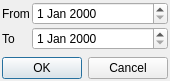
<?xml version="1.0" encoding="UTF-8"?>
<ui version="4.0">
 <class>DlgDateRangeFilter</class>
 <widget class="QDialog" name="DlgDateRangeFilter">
  <property name="geometry">
   <rect>
    <x>0</x>
    <y>0</y>
    <width>170</width>
    <height>81</height>
   </rect>
  </property>
  <property name="windowTitle">
   <string>Date Range Filter</string>
  </property>
  <property name="windowIcon">
   <iconset resource="resources.qrc">
    <normaloff>:/img/calendar</normaloff>:/img/calendar</iconset>
  </property>
  <layout class="QVBoxLayout" name="verticalLayout">
   <property name="spacing">
    <number>2</number>
   </property>
   <property name="leftMargin">
    <number>2</number>
   </property>
   <property name="topMargin">
    <number>2</number>
   </property>
   <property name="rightMargin">
    <number>2</number>
   </property>
   <property name="bottomMargin">
    <number>2</number>
   </property>
   <item>
    <layout class="QFormLayout" name="formLayout">
     <property name="horizontalSpacing">
      <number>2</number>
     </property>
     <property name="verticalSpacing">
      <number>2</number>
     </property>
     <item row="0" column="0">
      <widget class="QLabel" name="label">
       <property name="text">
        <string>From</string>
       </property>
      </widget>
     </item>
     <item row="0" column="1">
      <widget class="QDateEdit" name="dateFrom"/>
     </item>
     <item row="1" column="0">
      <widget class="QLabel" name="label_2">
       <property name="text">
        <string>To</string>
       </property>
      </widget>
     </item>
     <item row="1" column="1">
      <widget class="QDateEdit" name="dateTo"/>
     </item>
    </layout>
   </item>
   <item>
    <widget class="QDialogButtonBox" name="buttonBox">
     <property name="orientation">
      <enum>Qt::Horizontal</enum>
     </property>
     <property name="standardButtons">
      <set>QDialogButtonBox::Cancel|QDialogButtonBox::Ok</set>
     </property>
    </widget>
   </item>
  </layout>
 </widget>
 <resources>
  <include location="resources.qrc"/>
 </resources>
 <connections>
  <connection>
   <sender>buttonBox</sender>
   <signal>accepted()</signal>
   <receiver>DlgDateRangeFilter</receiver>
   <slot>accept()</slot>
   <hints>
    <hint type="sourcelabel">
     <x>248</x>
     <y>254</y>
    </hint>
    <hint type="destinationlabel">
     <x>157</x>
     <y>274</y>
    </hint>
   </hints>
  </connection>
  <connection>
   <sender>buttonBox</sender>
   <signal>rejected()</signal>
   <receiver>DlgDateRangeFilter</receiver>
   <slot>reject()</slot>
   <hints>
    <hint type="sourcelabel">
     <x>316</x>
     <y>260</y>
    </hint>
    <hint type="destinationlabel">
     <x>286</x>
     <y>274</y>
    </hint>
   </hints>
  </connection>
 </connections>
</ui>
